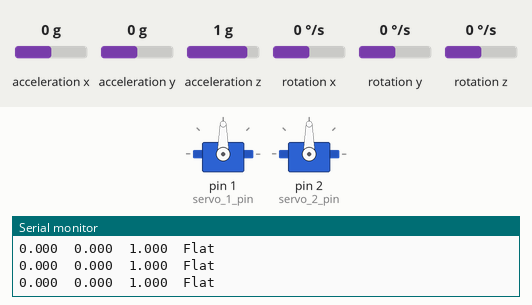
A sketch run on a simulated Arduino Uno, built with avr-gcc and run on an emulated ATmega328P. Parts: 2 × servo, the last lines printed to the serial monitor. The test bench sets the inputs (shaded band); at power-on: acceleration y 0 g, acceleration x 0 g, acceleration z 1 g, rotation x 0 °/s, rotation y 0 °/s, rotation z 0 °/s.

Above: at 1.2 s.
1.3 s: acceleration y set to -0.3 g
4.3 s: acceleration y set to -0.6 g
At 5.0 s:
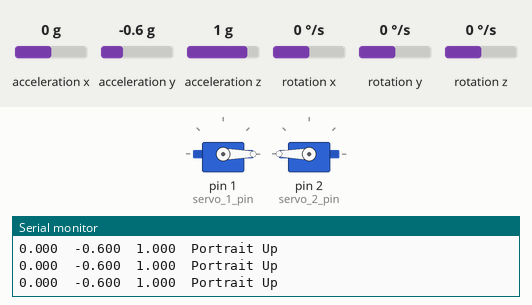
5.8 s: acceleration y set to 0.3 g
8.8 s: acceleration y set to 0.6 g
At 9.4 s:
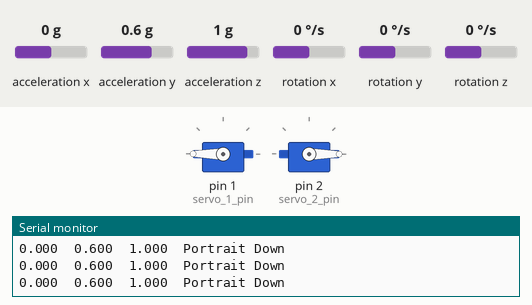
Timing chart, 0 to 11.3 s (numbered marks = the images above; inputs shaded):
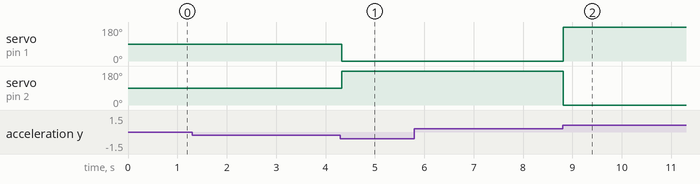

Measured:
- the behaviour switches between -0.4 and -0.5 g on acceleration y (found by bisection; images 0 and 1)
- the behaviour switches between 0.4 and 0.5 g on acceleration y (found by bisection; images 1 and 2)
- after the input at 4.3 s, servo on pin 1 (servo_1_pin): 90° → 0° at once; servo on pin 2 (servo_2_pin): 90° → 180° at once
- after the input at 8.8 s, servo on pin 1 (servo_1_pin): 0° → 180° at once; servo on pin 2 (servo_2_pin): 180° → 0° at once

The sketch:

puppet.ino
```cpp
// (licence header left out)
#include <Wire.h> // Must include Wire library for I2C
#include <SFE_MMA8452Q.h> // Includes the SFE_MMA8452Q library
#include <Servo.h>


// Begin using the library by creating an instance of the MMA8452Q
//  class. We'll call it "accel". That's what we'll reference from
//  here on out.
MMA8452Q accel;

Servo servo_1;  // create servo object to control a servo
Servo servo_2;

int servo_1_pin = 1;  // analog pin used to connect the potentiometer
int servo_2_pin = 2;  // analog pin used to connect the potentiometer


// The setup function simply starts serial and initializes the
//  accelerometer.
void setup()
{
  Serial.begin(9600);
  Serial.println("MMA8452Q Test Code!");
  servo_1.attach(servo_1_pin);
  servo_2.attach(servo_2_pin);

  // Choose your adventure! There are a few options when it comes
  // to initializing the MMA8452Q:
  //  1. Default init. This will set the accelerometer up
  //     with a full-scale range of +/-2g, and an output data rate
  //     of 800 Hz (fastest).
  accel.init();
  //  2. Initialize with FULL-SCALE setting. You can set the scale
  //     using either SCALE_2G, SCALE_4G, or SCALE_8G as the value.
  //     That'll set the scale to +/-2g, 4g, or 8g respectively.
  //accel.init(SCALE_4G); // Uncomment this out if you'd like
  //  3. Initialize with FULL-SCALE and DATA RATE setting. If you
  //     want control over how fast your accelerometer produces
  //     data use one of the following options in the second param:
  //     ODR_800, ODR_400, ODR_200, ODR_100, ODR_50, ODR_12,
  //     ODR_6, or ODR_1.
  //     Sets to 800, 400, 200, 100, 50, 12.5, 6.25, or 1.56 Hz.
  //accel.init(SCALE_8G, ODR_6);
}

// The loop function will simply check for new data from the
//  accelerometer and print it out if it's available.
void loop()
{
  // Use the accel.available() function to wait for new data
  //  from the accelerometer.
  if (accel.available())
  {
    // First, use accel.read() to read the new variables:
    accel.read();

    // accel.read() will update two sets of variables.
    // * int's x, y, and z will store the signed 12-bit values
    //   read out of the accelerometer.
    // * floats cx, cy, and cz will store the calculated
    //   acceleration from those 12-bit values. These variables
    //   are in units of g's.
    // Check the two function declarations below for an example
    // of how to use these variables.
    printCalculatedAccels();
    //printAccels(); // Uncomment to print digital readings

    // The library also supports the portrait/landscape detection
    //  of the MMA8452Q. Check out this function declaration for
    //  an example of how to use that.
    printOrientation();

    Serial.println(); // Print new line every time.
  }
}

// The function demonstrates how to use the accel.x, accel.y and
//  accel.z variables.
// Before using these variables you must call the accel.read()
//  function!
void printAccels()
{
  Serial.print(accel.x, 3);
  Serial.print("\t");
  Serial.print(accel.y, 3);
  Serial.print("\t");
  Serial.print(accel.z, 3);
  Serial.print("\t");
}

// This function demonstrates how to use the accel.cx, accel.cy,
//  and accel.cz variables.
// Before using these variables you must call the accel.read()
//  function!
void printCalculatedAccels()
{
  Serial.print(accel.cx, 3);
  Serial.print("\t");
  Serial.print(accel.cy, 3);
  Serial.print("\t");
  Serial.print(accel.cz, 3);
  Serial.print("\t");
}

// This function demonstrates how to use the accel.readPL()
// function, which reads the portrait/landscape status of the
// sensor.
void printOrientation()
{
  // accel.readPL() will return a byte containing information
  // about the orientation of the sensor. It will be either
  // PORTRAIT_U, PORTRAIT_D, LANDSCAPE_R, LANDSCAPE_L, or
  // LOCKOUT.
  byte pl = accel.readPL();
  switch (pl)
  {
  case PORTRAIT_U:
    Serial.print("Portrait Up");
    servo_1.write(0);
    servo_2.write(180);
    break;
  case PORTRAIT_D:
    Serial.print("Portrait Down");
    servo_1.write(180);
    servo_2.write(0);
    break;
  case LANDSCAPE_R:
    Serial.print("Landscape Right");
    break;
  case LANDSCAPE_L:
    Serial.print("Landscape Left");
    break;
  case LOCKOUT:
    Serial.print("Flat");
    break;
  }
}
```
